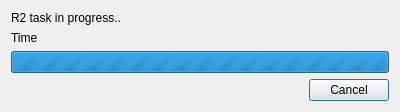
<?xml version="1.0" encoding="UTF-8"?>
<ui version="4.0">
 <class>RizinTaskDialog</class>
 <widget class="QDialog" name="RizinTaskDialog">
  <property name="geometry">
   <rect>
    <x>0</x>
    <y>0</y>
    <width>400</width>
    <height>87</height>
   </rect>
  </property>
  <property name="windowTitle">
   <string>R2 Task</string>
  </property>
  <layout class="QVBoxLayout" name="verticalLayout">
   <item>
    <widget class="QLabel" name="descLabel">
     <property name="text">
      <string>R2 task in progress..</string>
     </property>
    </widget>
   </item>
   <item>
    <widget class="QLabel" name="timeLabel">
     <property name="text">
      <string>Time</string>
     </property>
    </widget>
   </item>
   <item>
    <widget class="QProgressBar" name="progressBar">
     <property name="maximum">
      <number>0</number>
     </property>
     <property name="textVisible">
      <bool>false</bool>
     </property>
     <property name="orientation">
      <enum>Qt::Horizontal</enum>
     </property>
    </widget>
   </item>
   <item>
    <widget class="QDialogButtonBox" name="buttonBox">
     <property name="orientation">
      <enum>Qt::Horizontal</enum>
     </property>
     <property name="standardButtons">
      <set>QDialogButtonBox::Cancel</set>
     </property>
    </widget>
   </item>
  </layout>
 </widget>
 <resources/>
 <connections>
  <connection>
   <sender>buttonBox</sender>
   <signal>accepted()</signal>
   <receiver>RizinTaskDialog</receiver>
   <slot>accept()</slot>
   <hints>
    <hint type="sourcelabel">
     <x>248</x>
     <y>254</y>
    </hint>
    <hint type="destinationlabel">
     <x>157</x>
     <y>274</y>
    </hint>
   </hints>
  </connection>
  <connection>
   <sender>buttonBox</sender>
   <signal>rejected()</signal>
   <receiver>RizinTaskDialog</receiver>
   <slot>reject()</slot>
   <hints>
    <hint type="sourcelabel">
     <x>316</x>
     <y>260</y>
    </hint>
    <hint type="destinationlabel">
     <x>286</x>
     <y>274</y>
    </hint>
   </hints>
  </connection>
 </connections>
</ui>
